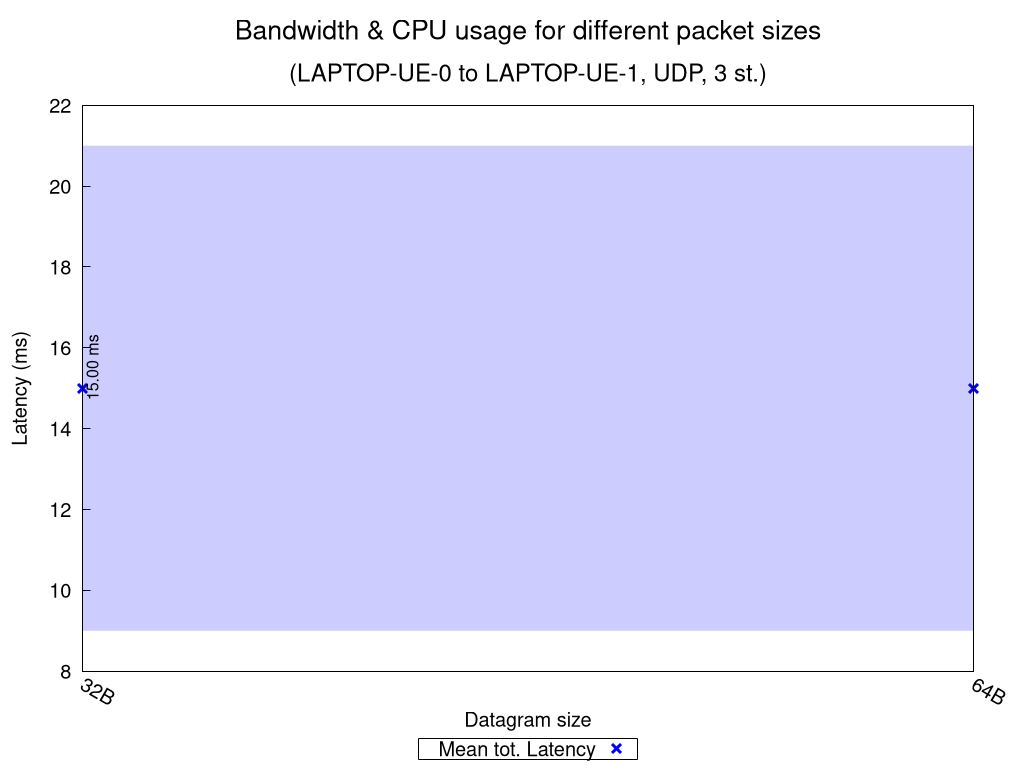

Write the gnuplot code that produced this figure.
set terminal pngcairo nocrop enhanced size 1024,768 font "Verdana,15"
set output "UDP_3_st_2020_10_07_18-23-36_two2one_summary.png"

set title "{/=20 Bandwidth \\& CPU usage for different packet sizes}\n\n{/=18 (LAPTOP-UE-0 to LAPTOP-UE-1, UDP, 3 st.)}"

set xlabel "Datagram size"
set ylabel "Latency (ms)"
set ytics nomirror
set key bmargin center horizontal box samplen 1 width -1
set bmargin 4.6
set rmargin 4.5
set xtics rotate by -30
printxsizes(x) = x < 1024.0 ? sprintf("%.0fB", x) : (x < 1048576.0 ? sprintf("%.0fKB", x/1024.0) : sprintf("%.0fMB", x/1048576.0))

rf = 1.0  # rate factor
stats "UDP_3_st_2020_10_07_18-23-36_two2one_iperf_summary.dat" using ($1 >= 0 ? $3 : 1/0) nooutput
set logscale x 2
set style fill transparent solid 0.2 noborder
set autoscale xfix
plot "UDP_3_st_2020_10_07_18-23-36_two2one_iperf_summary.dat" using ($1 >= 0 ? $2 : 1/0):($3/rf-$4/rf):($3/rf+$4/rf) with filledcurves lc rgb "blue" notitle, \
     "" using 2:($1 >= 0 ? $3/rf : 1/0):xtic(printxsizes($2)) with points pt 2 ps 1.5 lw 3 lc rgb "blue" title "Mean tot. Latency", \
     "" using 2:($1 >= 0 ? $3/rf : 1/0):(sprintf("%.2f ms", $3/rf)) with labels offset 0.9,1.0 rotate by 90 font ",12" notitle, \
     "" using ($1 < 0 ? $2 : 1/0):(STATS_min/rf):(sprintf("Net test failed!")) with labels offset 0.9,2.5 rotate by 90 tc rgb "red" font ",12" notitle, \
